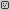
Frame 1 (no input)
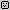
Frame 60 (the mouse pressed at the canvas centre just before this capture)
Frame 120 (the mouse held since frame 60 and released just before this capture): identical to frame 60, image omitted

The Processing sketch that drew these frames (run headless with seeded random() and noise(); from frame 60 on, the mouse is pressed at the canvas centre):

// Processing sketch: Point
// ── Point.pde
void setup()
{
  size(10,10);  
}

void draw() 
{
  //   0123456789
  // 0 ..........
  // 1 ..XXXXXX..
  // 2 .X......X.
  // 3 .X.X..X.X.
  // 4 .X......X.
  // 5 .X.X.X..X.
  // 6 .X..X...X.
  // 7 .X......X.
  // 8 ..XXXXXX..
  // 9 ..........

  // Ogen
  point(3,3);
  point(6,3);

  // Mond
  point(3,5);
  point(4,6);
  point(5,5);
  
  // Bovenkant hoofd
  point(2,1);  
  point(3,1);  
  point(4,1);  
  point(5,1);  
  point(6,1);  
  point(7,1);  

  // Rechterkant hoofd
  point(8,2);  
  point(8,3);  
  point(8,4);  
  point(8,5);  
  point(8,6);  
  point(8,7);  

  // Onderkant hoofd
  point(2,8);  
  point(3,8);  
  point(4,8);  
  point(5,8);  
  point(6,8);  
  point(7,8);  

  // Linkerkant hoofd
  point(1,2);  
  point(1,3);  
  point(1,4);  
  point(1,5);  
  point(1,6);  
  point(1,7);  
}
